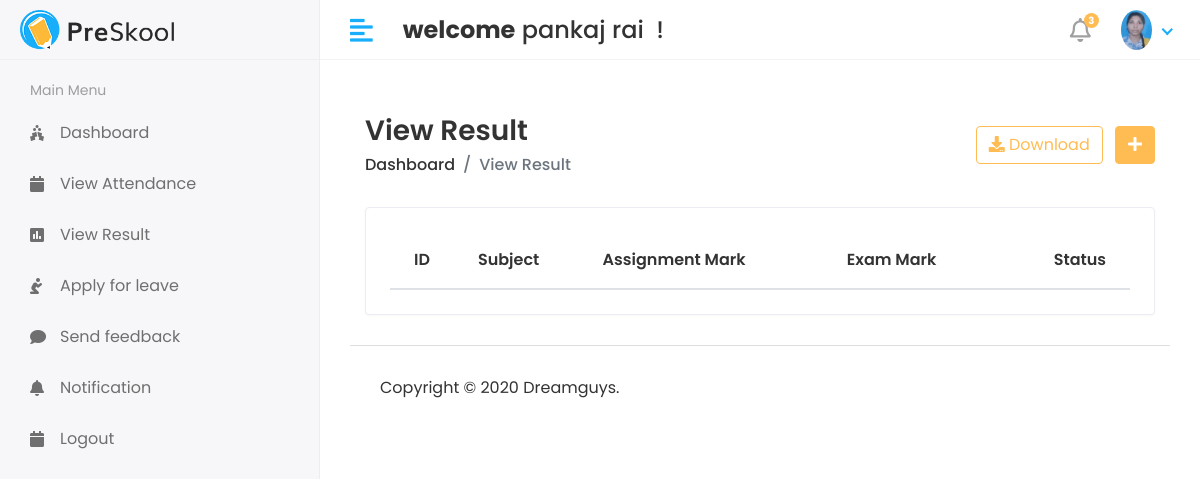
The app's page /student/view_result (signed in), older data.
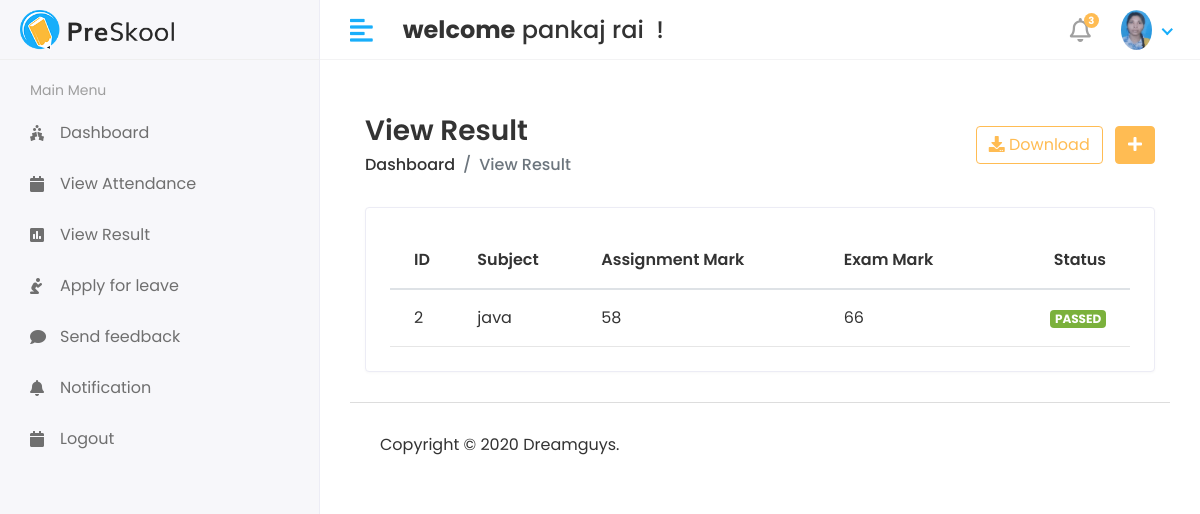
The same page, newer data.
### api/models.py (models this page shows, shortened)
class user1(AbstractUser):
    USER = (
        (1, 'HOD'),
        (2, 'STAFF'),
        (3, 'STUDENT'),
    )
    user_type = models.CharField(choices=USER, max_length=50, default=1)
    profile_pic = models.ImageField(upload_to='media/profile_pic')

class Student_result(models.Model):
    student_id = models.ForeignKey(Student,on_delete=models.CASCADE)
    subject_id= models.ForeignKey(Subject,on_delete=models.CASCADE)
    assignment_mark= models.IntegerField()
    exam_mark = models.IntegerField()
    created_at = models.DateField(auto_now_add=True)
    updated_at = models.DateField(auto_now=True)

class Subject(models.Model):
    name = models.CharField(max_length=100)
    course = models.ForeignKey(Course, on_delete=models.CASCADE)
    staff = models.ForeignKey(Staff, on_delete=models.CASCADE)
    created_at = models.DateTimeField(auto_now_add=True)
    updated_at = models.DateTimeField(auto_now=True)

### student/student_views.py (the view)
# urls.py: path('student/view_result',student_views.student_view_result, name='student_view_result'),
def student_view_result(request):
    mark = None
    student = Student.objects.get(admin=request.user.id)
    result = Student_result.objects.filter(student_id=student)
    for i in result:
        assignment_mark = i.assignment_mark
        exam_mark = i.exam_mark
        mark = assignment_mark + exam_mark
    context = {
        'result': result,
        'mark':mark,
    }
    return render(request, 'student/student_view_result.html', context)

### templates/student/student_view_result.html (shortened to what this page needs)
{% extends 'base.html' %}
{% block content %}
{% load static %}
<div class="content container-fluid">
               <div class="page-header">
                  <div class="row align-items-center">
                     <div class="col">
                        <h3 class="page-title">View Result</h3>
                        <ul class="breadcrumb">
                           <li class="breadcrumb-item"><a href="index.html">Dashboard</a></li>
                           <li class="breadcrumb-item active">View Result</li>
                        </ul>
                     </div>
                     <div class="col-auto text-right float-right ml-auto">
                        <a href="#" class="btn btn-outline-primary mr-2"><i class="fas fa-download"></i> Download</a>
                        <a href="add-student.html" class="btn btn-primary"><i class="fas fa-plus"></i></a>
                     </div>
                  </div>
               </div>
               <div class="row">
                  <div class="col-sm-12">
                     <div class="card card-table">
                        <div class="card-body">
                           <div class="table-responsive">
                              <table id="table_id" class="table table-hover table-center mb-0">
                                 <thead>
                                    <tr>
                                       <th>ID</th>
                                       <th>Subject</th>
                                        <th>Assignment Mark</th>
                                        <th>Exam Mark</th>
                                       <th class="text-right">Status</th>
                                    </tr>
                                 </thead>
                                 <tbody>
                                 {% for i in result %}
                                    <tr>
                                       <td>{{i.id}}</td>
                                        <td>{{i.subject_id.name}}</td>
                                        <td>{{i.assignment_mark}}</td>
                                       <td>{{i.exam_mark}}</td>
                                       <td class="text-right">
                                         {% if mark >= 50 %}
                                           <span class="badge badge-success"> PASSED</span>
                                           {% else %}
                                           <span class="badge badge-danger"> FAILED</span>
                                           {% endif %}
                                       </td>
                                    </tr>
                                  {% endfor %}
                                 </tbody>
                              </table>
                           </div>
                        </div>
                     </div>
                  </div>
               </div>
            </div>
{% endblock %}

### templates/base.html (shortened to what this page needs)
<!DOCTYPE html>
<html lang="en">
{% load static %}
   <head>
      <link rel="stylesheet" href="{% static 'assets/plugins/bootstrap/css/bootstrap.min.css' %}">
      <link rel="stylesheet" href="{% static 'assets/plugins/fontawesome/css/fontawesome.min.css' %}">
      <link rel="stylesheet" href="{% static 'assets/plugins/fontawesome/css/all.min.css' %}">
      <link rel="stylesheet" href="{% static 'assets/css/style.css' %}">
       <link rel="stylesheet" href="{% static 'assets/plugins/datatables/datatables.min.css' %}">
   </head>
   <body>
         <div class="main-wrapper">
             {% include 'includes/header.html' %}
             {% include 'includes/sidebar.html' %}
          <div class="page-wrapper">
              <div class="content container-fluid">
            {% block content %}
                 {% endblock %}
              {% include 'includes/footer.html' %}
         </div>
      </div>
         </div>
   </body>
</html>

### templates/includes/header.html (shortened to what this page needs)
{% load static %}
<div class="header">
            <div class="header-left">
               <a href="index.html" class="logo">
               <img src="{% static 'assets/img/logo.png' %}" alt="Logo">
               </a>
            </div>
            <a href="javascript:void(0);" id="toggle_btn">
            <i class="fas fa-align-left"></i>
            </a>
            <div class="top-nav-search mt-3">
               <h4> <strong> welcome</strong>&nbsp;<span>{{user.first_name}} {{ user.last_name }} </span>&nbsp;!</h4>
            </div>
            <ul class="nav user-menu">
               <li class="nav-item dropdown noti-dropdown">
                  <a href="#" class="dropdown-toggle nav-link" data-toggle="dropdown">
                  <i class="far fa-bell"></i> <span class="badge badge-pill">3</span>
                  </a>
               </li>
               <li class="nav-item dropdown has-arrow">
                  <a href="#" class="dropdown-toggle nav-link" data-toggle="dropdown">
                  {% if user.profile_pic == "" %}
                   <span class="user-img"><img class="rounded-circle" src="{% static 'assets/img/img.jpg' %}" width="31" alt="Ryan Taylor"></span>
                  {% else %}
                  <span class="user-img"><img class="rounded-circle" src="/{{user.profile_pic}}" width="31" alt="Ryan Taylor"></span>
                  {% endif %}
                  </a>
               </li>
            </ul>
         </div>

### templates/includes/sidebar.html (shortened to what this page needs)
{% load active_link_tags %}
{% load static %
<div class="sidebar" id="sidebar">
            <div class="sidebar-inner slimscroll">
               <div id="sidebar-menu" class="sidebar-menu">
                  {% if user.user_type == '1' %}
                  <ul>
                     <li class="menu-title">
                        <span>Main Menu</span>
                     </li>
                     <li class="{% active_link 'student_home' 'active' %}">
                        <a href="{% url 'student_home' %}"><i class="fas fa-holly-berry"></i> <span>Dashboard</span></a>
                     </li>
                     <li class="{% active_link 'student_view_attendance' 'active' %}">
                        <a href="{% url 'student_view_attendance' %}" ><i class="fa fa-calendar " aria-hidden="true"></i> <span> View Attendance</span></a>
                     </li>
                     <li class="{% active_link 'student_view_result' 'active' %}">
                        <a href="{% url 'student_view_result' %}" ><i class="fa fa-poll " aria-hidden="true"></i> <span> View Result</span></a>
                     </li>
                     <li class="{% active_link 'student_apply_for_leave' 'active' %}">
                        <a href="{% url 'student_apply_for_leave' %}" ><i class="fa fa-pray " aria-hidden="true"></i> <span> Apply for leave</span></a>
                     </li>
                     <li class="{% active_link 'student_feedback' 'active' %}">
                        <a href="{% url 'student_feedback' %}" ><i class="fas fa-comment " aria-hidden="true"></i> <span> Send feedback</span></a>
                     </li>
                     <li class="{% active_link 'student_notification' 'active' %}">
                        <a href="{% url 'student_notification' %}" ><i class="fas fa-bell " aria-hidden="true"></i> <span>Notification</span></a>
                     </li>
                     <li >
                        <a href="{% url 'logout' %}" ><i class="fa fa-calendar " aria-hidden="true"></i> <span> Logout</span></a>
                     </li>
                  </ul>
               </div>
            </div>
         </div>

### templates/includes/footer.html
{% load static %}
<footer>
               <p>Copyright © 2020 Dreamguys.</p>
            </footer>

Row changes from the older to the newer data that the page shows:
added Student_result: id "2", subject_id.name "java", assignment_mark "58", exam_mark "66"
